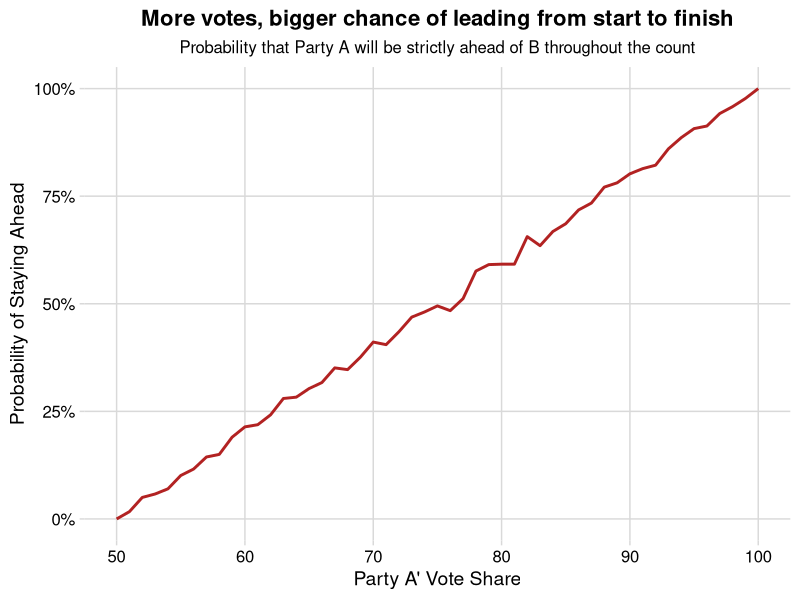

Write the R code that produced this figure.
## ---- chunk 1
knitr::opts_chunk$set(echo = TRUE, warning = F, message = F)
## ---- chunk 2
#| message: false
#| warning: false
#| code-fold: true
#| code-summary: "Packages used in this post"

library(tidyverse)
library(cowplot)
library(kableExtra)
theme_set(theme_minimal_grid())
## ---- chunk 3
#| code-fold: false
 
p <- 51 # Example of A's vote share
q <- 100 - p # B's vote share follows from p

votes <- c(rep(1, p), rep(0, q)) # Ballot box w/ all votes. 
  
## ---- chunk 4
#| code-fold: false

  sims <- 
    tibble(ballot = 1:length(votes)) |> 
    mutate(voted_a = sample(votes, length(votes))) |> 
    mutate(votes_for_a = cumsum(voted_a),
           votes_for_b = cumsum(1 - voted_a))
## ---- chunk 5
#| code-fold: false

head(sims)

## ---- chunk 6
#| code-fold: false

all(sims$votes_for_a > sims$votes_for_b)
## ---- chunk 7
#| code-fold: false

simulate_votes <- function(p = 50, q = 100 - p) {
  votes <- c(rep(1, p), rep(0, q)) # Ballot box w/ all votes
  
  sims <- 
    tibble(ballot = 1:length(votes)) |> 
    mutate(voted_a = sample(votes, length(votes))) |> 
    mutate(votes_for_a = cumsum(voted_a),
           votes_for_b = cumsum(1 - voted_a))
  
  all(sims$votes_for_a > sims$votes_for_b)
}

# simulate_votes(p = 60) # Make sure the function works

## ---- chunk 8
#| code-fold: false

rs <- 
  crossing(trial = 1:1000, 
           p = 50:100) |> 
  mutate(ahead = map_lgl(p, ~simulate_votes(p = .)))
## ---- chunk 9
rs |> 
  group_by(p) |> 
  summarize(probability = mean(ahead)) |> 
  ggplot(aes(p, probability)) + 
  geom_line(size = 1, color = "firebrick") + 
  scale_y_continuous(labels = scales::percent_format()) + 
  labs(title = "More votes, bigger chance of leading from start to finish",
       subtitle = "Probability that Party A will be strictly ahead of B throughout the count",
       x = "Party A' Vote Share",
       y = "Probability of Staying Ahead") + 
  theme(plot.title = element_text(hjust = 0.5, face = "bold", size = 16),
        plot.subtitle = element_text(hjust = 0.5))
## ---- chunk 10
#| label: tbl-prob-bertrand
#| tbl-cap: "Probability of Party A staing ahead througout the vote counting for selected final vote shares"

rs |> 
  group_by(p) |> 
  summarize(probability = mean(ahead)) |> 
  filter(p %in% c(50, 75, 90, 100)) |>  
  kable(col.names = c("Party A's final vote share", "Probability"),
        digits = 2) 
